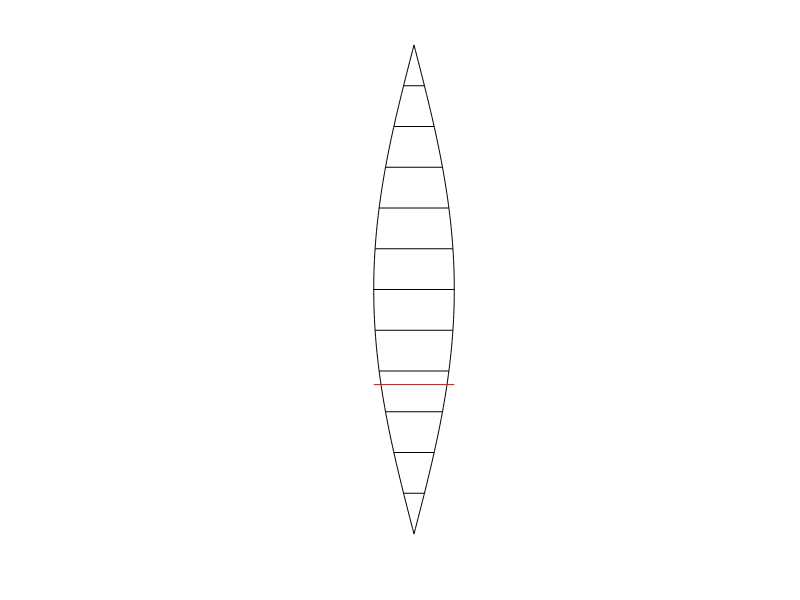

MATLAB code to generate this figure:
% split a sphere into lunes (outside of the wedge)
clear;
clc;

%%%%%%%%%%%%%%%%%%%%%%%%%%%%%%%%%%%%%%%%%%%%%%%%%%%%%%%%%%%%%%%%
% USER INPUTS

c = 100; % circumference
n = 12;  % points in curves
m = 12;   % number of lunes
q = 1;   % number of lunes to display
z = 90;  % accurate curves

%%%%%%%%%%%%%%%%%%%%%%%%%%%%%%%%%%%%%%%%%%%%%%%%%%%%%%%%%%%%%%%%
% CAULCULATED VALUES

r = c / (2 * pi);

phi = 2 * pi / m;

nr = r * sin(phi / 2);
theta = linspace(-pi/2, pi/2, n+1);

tx = nr * cos(theta);
ty = linspace(-c/4, c/4, n+1);

%%%%%%%%%%%%%%%%%%%%%%%%%%%%%%%%%%%%%%%%%%%%%%%%%%%%%%%%%%%%%%%%
% LUNE CURVES

x = nr * cos(linspace(-pi/2, pi/2, z));
y = linspace(-c/4, c/4, z);

x = [x, -fliplr(x)];
y = [y,  fliplr(y)];

%%%%%%%%%%%%%%%%%%%%%%%%%%%%%%%%%%%%%%%%%%%%%%%%%%%%%%%%%%%%%%%%
% INTERIOR LINES

x2 = [tx ; -tx; NaN * ones(size(tx))];
x2 = x2(:);
y2 = repelem(ty,3);


%%%%%%%%%%%%%%%%%%%%%%%%%%%%%%%%%%%%%%%%%%%%%%%%%%%%%%%%%%%%%%%%
% EXTERIOR LINES

total_visible_width = q * 2 * nr;
(2 * nr) / 2.54

x3 = repmat([0 1 NaN]*total_visible_width, n + 1);
y3 = repelem(ty, 3);

%%%%%%%%%%%%%%%%%%%%%%%%%%%%%%%%%%%%%%%%%%%%%%%%%%%%%%%%%%%%%%%%
% PLOT


figure(1);
clf;
hold on;

for ii = 1:q
    % lune
    plot((ii - 0.5) * 2 * nr + x,  y,  'k');
    % lines interior to lune
    plot((ii - 0.5) * 2 * nr + x2, y2, 'k');
end

% draw lines across
%plot(x3, y3, 'g');

% border
%plot([0 0 1 1 0]*total_visible_width, [-1 1 1 -1 -1]*c/4, 'k');

% cut line
plot([0 1]*total_visible_width, [1 1]*(-35/90)*c/4, 'r');

axis('equal');
axis('off');
hold off;

saveas(1, 'hat_arcs.svg')

